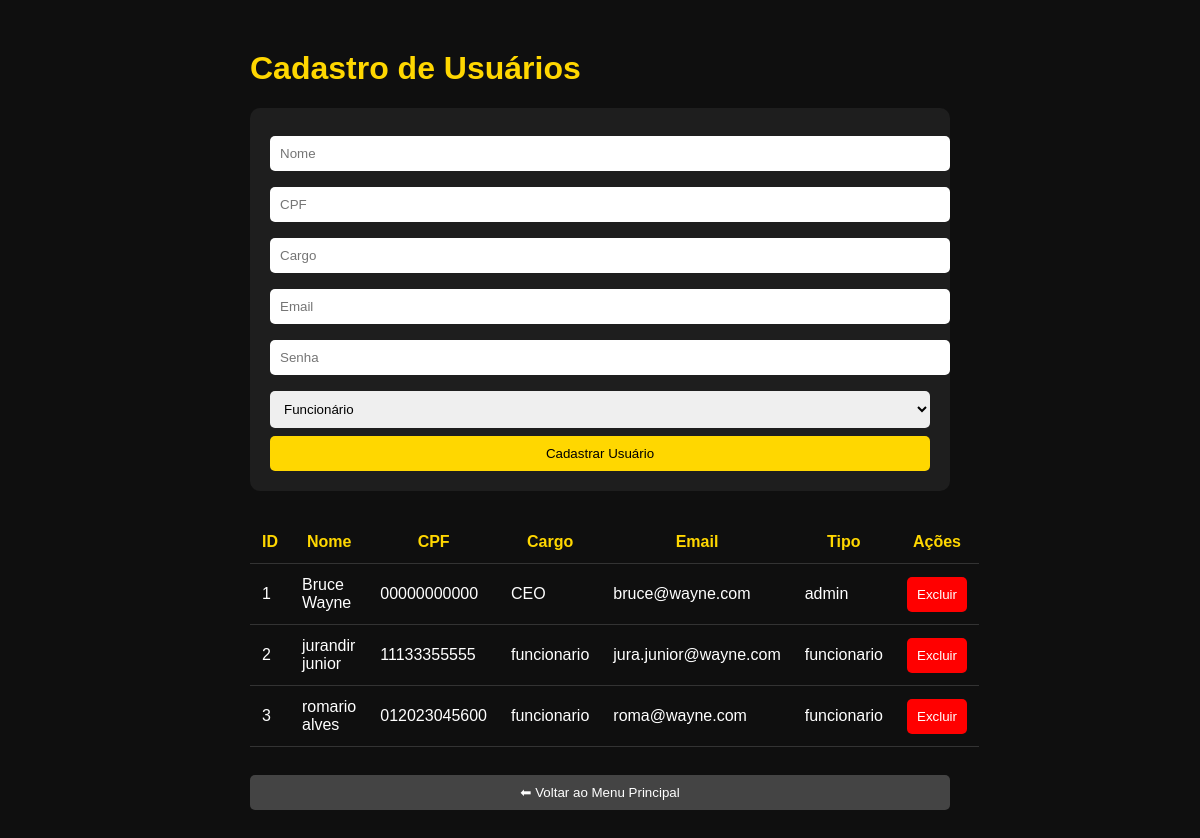
/usuarios (signed in), run on the app's committed database.
### tables this page shows
CREATE TABLE usuarios (
id INTEGER PRIMARY KEY AUTOINCREMENT,
nome TEXT,
cpf TEXT UNIQUE,
cargo TEXT,
email TEXT UNIQUE,
senha BLOB,
tipo TEXT
);

### app.py (the view)
@app.route("/usuarios")
def usuarios():
    if not verificar_permissao(["admin"]):
        return "🚫 Acesso restrito a administradores."
    conn = conectar_db()
    cursor = conn.cursor()
    cursor.execute("SELECT * FROM usuarios")
    usuarios = cursor.fetchall()
    conn.close()
    return render_template("usuarios.html", usuarios=usuarios)

### app.py (called while the page is built)
def conectar_db():
    conn = sqlite3.connect("database.db", timeout=10)
    conn.row_factory = sqlite3.Row
    return conn

def verificar_permissao(tipos_permitidos):
    if "usuario" not in session:
        return False
    if session["tipo"] not in tipos_permitidos:
        return False
    return True

### templates/usuarios.html (shortened to what this page needs)
<!DOCTYPE html>
<html>
<head>
</head>
<body>
<div class="container">
<h1>Cadastro de Usuários</h1>
<div class="card">
<form action="/add_usuario" method="POST">
<input type="text" name="nome" placeholder="Nome" required>
<input type="text" name="cpf" placeholder="CPF" required>
<input type="text" name="cargo" placeholder="Cargo" required>
<input type="email" name="email" placeholder="Email" required>
<input type="password" name="senha" placeholder="Senha" required>
<select name="tipo">
<option value="funcionario">Funcionário</option>
</select>
<button class="cadastrar">Cadastrar Usuário</button>
</form>
</div>
<table>
<tr>
<th>ID</th>
<th>Nome</th>
<th>CPF</th>
<th>Cargo</th>
<th>Email</th>
<th>Tipo</th>
<th>Ações</th>
</tr>
{% for u in usuarios %}
<tr>
<td>{{ u["id"] }}</td>
<td>{{ u["nome"] }}</td>
<td>{{ u["cpf"] }}</td>
<td>{{ u["cargo"] }}</td>
<td>{{ u["email"] }}</td>
<td>{{ u["tipo"] }}</td>
<td>
<a href="/delete_usuario/{{u.id}}">
<button class="excluir">Excluir</button>
</a>
</td>
</tr>
{% endfor %}
</table>
<br>
<a href="/dashboard">
<button class="voltar">⬅ Voltar ao Menu Principal</button>
</a>
</div>
</body>
</html>

### templates/usuarios.html (style rules this page uses)
body { margin:0; font-family:Arial; background:#0f0f0f; color:white; }
.container { width:700px; margin:50px auto; }
h1 { color:gold; }
.card { background:#1e1e1e; padding:20px; border-radius:10px; margin-bottom:30px; }
input,select { width:100%; padding:10px; margin:8px 0; border:none; border-radius:5px; }
button { padding:10px; border:none; border-radius:5px; cursor:pointer; }
.cadastrar { background:gold; width:100%; }
.voltar { background:#444; color:white; width:100%; margin-top:10px; }
.excluir { background:red; color:white; }
table { width:100%; border-collapse:collapse; margin-top:20px; }
th,td { padding:12px; border-bottom:1px solid #333; }
th { color:gold; }

### data on the page
usuarios: id "1", nome "Bruce Wayne", cpf "00000000000", cargo "CEO", email "bruce@wayne.com", tipo "admin"
usuarios: id "2", nome "jurandir junior", cpf "11133355555", cargo "funcionario", email "jura.junior@wayne.com", tipo "funcionario"
usuarios: id "3", nome "romario alves", cpf "012023045600", cargo "funcionario", email "roma@wayne.com", tipo "funcionario"
